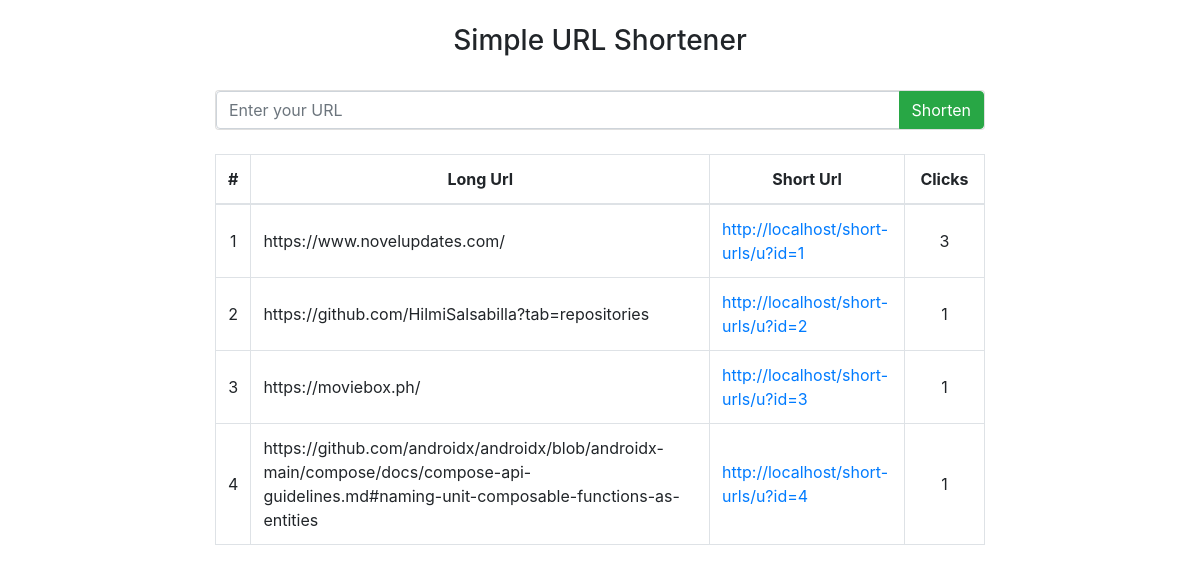
The page / on the database its author committed.
### tables this page shows
CREATE TABLE `urls` (
  `id` int(11) NOT NULL,
  `url` text NOT NULL,
  `clicks` int(3) NOT NULL DEFAULT 0,
  `created_at` timestamp NOT NULL DEFAULT current_timestamp()
);

### index.php (the view, shortened to what this page needs)
<?php
    require "config.php";
    $select = $conn->prepare("SELECT * FROM urls");
    $select->execute();
    $rows = $select->fetchAll(PDO::FETCH_OBJ);
?>
<!DOCTYPE html>
<html lang="en">
    <head>
        <link rel="stylesheet" href="https://cdn.jsdelivr.net/npm/bootstrap@4.0.0/dist/css/bootstrap.min.css">
        <link rel="stylesheet" href="style.css">
    </head>
    <body>
        <div class="container-fluid">
            <div class="row gx-4 gx-lg-5 justify-content-center">
                <div class="col-md-10 col-lg-8">
                    <h3 class="text-center py-4">Simple URL Shortener</h3>
                    <form class="card" method="POST" action="index.php">
                        <div class="input-group">
                            <input type="text" name="url" class="form-control" placeholder="Enter your URL">
                            <div class="input-group-append">
                                <button type="submit" name="submit" class="btn btn-success">Shorten</button>
                            </div>
                        </div>
                    </form>
                </div>
           </div>
        </div>
        <div class="container-fluid mb-4">
            <div class="row gx-4 gx-lg-5 justify-content-center">
                <div class="col-md-10 col-lg-8">
                    <table class="table table-bordered mt-4 text-center" id="url-table">
                        <thead>
                            <tr>
                            <th>#</th>
                            <th>Long Url</th>
                            <th>Short Url</th>
                            <th style="width: 80px">Clicks</th>
                            </tr>
                        </thead>
                        <tbody>
                            <?php foreach($rows as $row): ?>
                                <tr>
                                    <td><?= $row->id ?></td>
                                    <td class="text-left"><?= htmlspecialchars($row->url) ?></td>
                                    <td class="text-left">
                                        <a href="http://localhost/short-urls/u?id=<?= $row->id ?>" target="_blank">
                                            http://localhost/short-urls/u?id=<?= $row->id ?>
                                        </a>
                                    </td>
                                    <td><?= $row->clicks ?></td>
                                </tr>
                            <?php endforeach ?>
                        </tbody>
                    </table>
                 </div>
             </div>
        </div>
    </body>
</html>

### style.css (style rules this page uses)
body { background-color: #ffffff; align-items: center; justify-content: center; }
.table td, .table th { vertical-align: middle; }

### rows shown on the page
urls: id "1", url "https://www.novelupdates.com/", clicks "3"
urls: id "2", url "https://github.com/HilmiSalsabilla?tab=repositories", clicks "1"
urls: id "3", url "https://moviebox.ph/", clicks "1"
urls: id "4", url "https://github.com/androidx/androidx/blob/androidx-main/compose/docs/compose-api-guidelines.md#naming-unit-composable-functions-as-entities", clicks "1"
